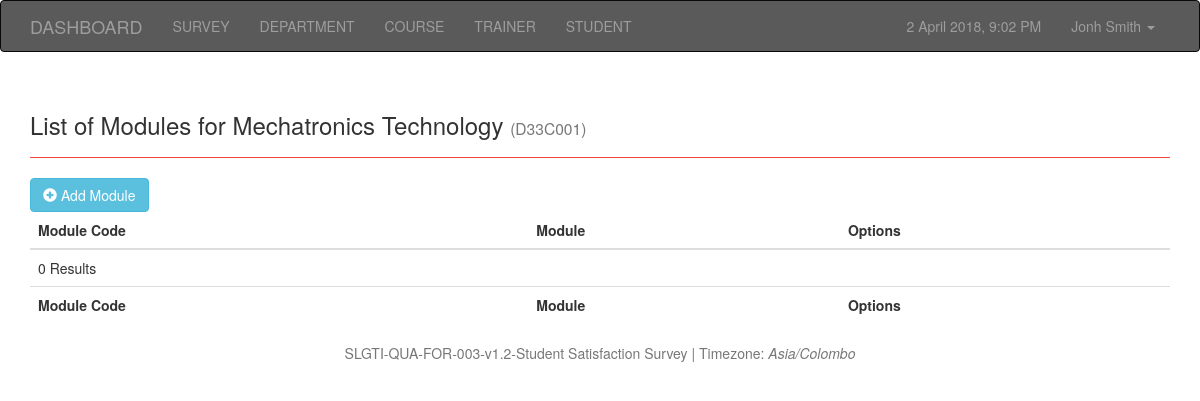
Before: /courseProfile?id=D33C001&course=Mechatronics Technology with the older database file.
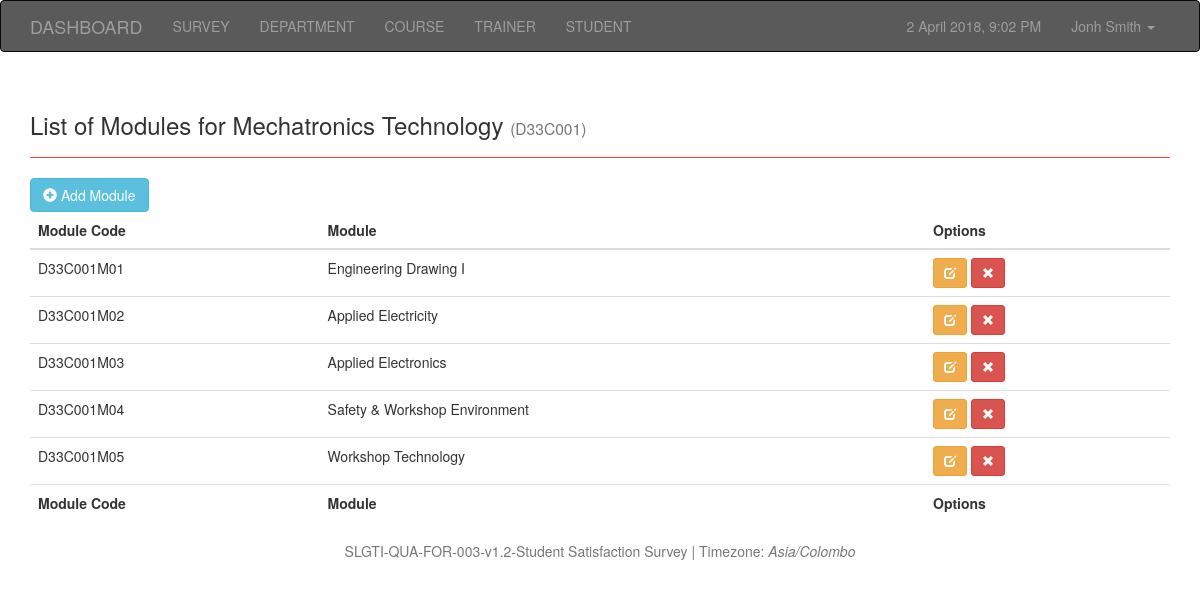
After: the same page with the newer database file.
### tables this page shows
CREATE TABLE `module` (
  `module_id` varchar(10) NOT NULL,
  `course_id` varchar(10) NOT NULL,
  `module` varchar(100) NOT NULL
);

### courseProfile.php (the view, shortened to what this page needs)
<!DOCTYPE html>
<html lang="en">
<head>
    <link href="css/bootstrap.css" rel="stylesheet">
    <link href="css/jquery.dataTables.min.css" rel="stylesheet">
</head>
<body>
    <?php include_once("nav.php");    ?>
    <div class="container">
        <div class="row">
            <div class="col-md-12">
                <div class="page-header">
                    <h3>List of Modules for <?php if(isset($_GET['course'])) echo $_GET['course'].' <small>('.$_GET['id'].')</small>'; ?></h3>
                </div>
            </div>
        </div>
 <div class="row">
            <div class="col-md-12">
                <button type="button" class="btn btn-info" data-toggle="modal" data-target="#ADD-DEPARTMENT">
                <span class="glyphicon glyphicon-plus-sign" aria-hidden="true" data-toggle="modal" data-target="#ADD-DEPARTMENT"></span> Add Module
                </button>
            </div>
        </div>
        <div class="row">
            <div class="col-md-12 ">
                <div class="table-responsive">
                    <table id="example" class="table table-hover">
                        <thead>
                            <tr>
                                <th>Module Code</th>
                                <th>Module</th>
                                <th>Options</th>
                            </tr>
                        </thead>
                        <tfoot>
                            <tr>
                                <th>Module Code</th>
                                <th>Module</th>
                                <th>Options</th>
                            </tr>
                        </tfoot>
                        <tbody>
                            <?php
                        $course_id = $_GET['id'];
                        $sql = "SELECT * FROM `module` WHERE `course_id` = '$course_id'";
                        $result = mysqli_query($con, $sql);
                        if (mysqli_num_rows($result) > 0) {
                            while($row = mysqli_fetch_assoc($result)) {
                                echo '<tr>';
                                echo '
                                    <td>'. $row["module_id"].'</td>
                                    <td>'. $row["module"].'</td>
                                    <td>
                                    <a href="?edit='.$row["course_id"].'"><button type="button" class="btn btn-warning btn-sm"><span class="glyphicon glyphicon-edit" aria-hidden="true"></span></button></a>
                                    <a href="?delete='.$row["course_id"].'"><button type="button" class="btn btn-danger btn-sm"><span class="glyphicon glyphicon-remove" aria-hidden="true"></span></button></a>
                                    </td>
                                </tr>';
                            }
                        } else {
                            echo '<tr><td colspan="6"> 0 Results</td></tr>';
                        }
                        ?>
                        </tbody>
                    </table>
                </div>
            </div>
        </div>
    </div>
    <?php include_once("footer.php"); ?>
</body>
</html>

Changed rows visible on the page:
added module: module_id "D33C001M01", module "Engineering Drawing I"
added module: module_id "D33C001M02", module "Applied Electricity"
added module: module_id "D33C001M03", module "Applied Electronics"
added module: module_id "D33C001M04", module "Safety & Workshop Environment"
added module: module_id "D33C001M05", module "Workshop Technology"
Other visible differences:
text no longer shown: "0 Results"
